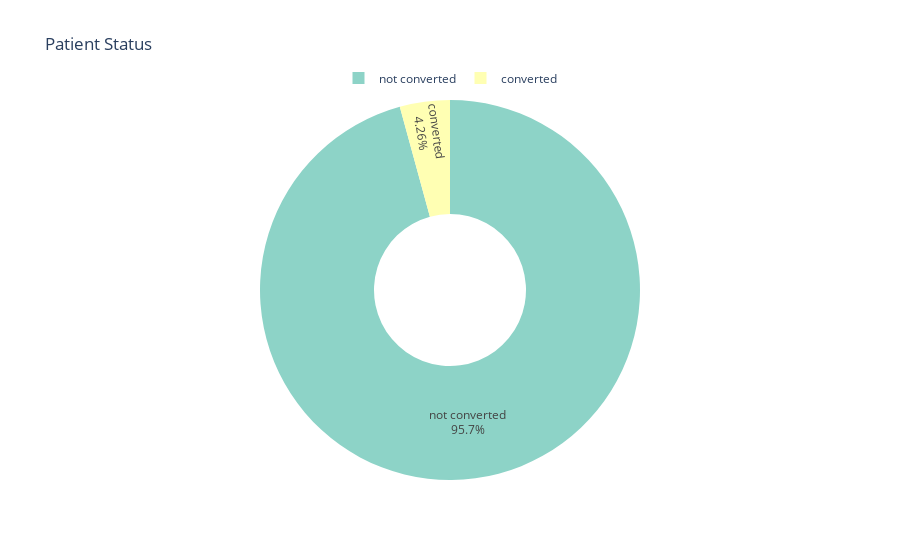

This figure's notebook cell:
### Code cell
import plotly.express as px
from plotly.offline import plot
def tvdist(df,tv,b):
    tv_value_count = df[tv].value_counts()
    colors = px.colors.qualitative.Set3
    print(tv)
    print(colors)
    hover_text = [f"{tv}: {status}<br>Count: {count}" for status, count in tv_value_count.items()]
    try:
        nms=[b[int(i)] for i in list(tv_value_count.index)]
    except:
        nms=[i for i in list(tv_value_count.index)]
    order_status_fig = px.pie(
        names=nms,
        values=tv_value_count.values,
        title=f'Patient Status',
        hole=0.4,
        labels={'label':tv, 'value':'Count'},
        color_discrete_sequence=colors,
    #     hover_data={tv: [b[i] for i in list(tv_value_count.index)], 'Count': tv_value_count.values},
        hover_name=nms,
    )

    order_status_fig.update_traces(
    textinfo='percent+label'

    )

    order_status_fig.update_layout(
        legend=dict(orientation="h", yanchor="bottom", y=1.02, xanchor="center", x=0.5),
    )
    order_status_fig.show()
    plot(order_status_fig, filename='tvdist.html')
        
    
tvdist(df,tv,['not converted','converted'])

### Figure 1 — Plotly figure (JSON) as saved in the notebook; plotly's stock layout.template omitted (floating-point values rounded to 4 significant figures)
{"data": [{"domain": {"x": [0, 1], "y": [0, 1]}, "hole": 0.4, "hovertemplate": "<b>%{hovertext}</b><br><br>label=%{label}<br>value=%{value}<extra></extra>", "hovertext": ["not converted", "converted"], "labels": ["not converted", "converted"], "legendgroup": "", "name": "", "showlegend": true, "textinfo": "percent+label", "type": "pie", "values": [3621, 161]}], "layout": {"autosize": true, "legend": {"orientation": "h", "tracegroupgap": 0, "x": 0.5, "xanchor": "center", "y": 1.02, "yanchor": "bottom"}, "piecolorway": ["rgb(141,211,199)", "rgb(255,255,179)", "rgb(190,186,218)", "rgb(251,128,114)", "rgb(128,177,211)", "rgb(253,180,98)", "rgb(179,222,105)", "rgb(252,205,229)", "rgb(217,217,217)", "rgb(188,128,189)", "rgb(204,235,197)", "rgb(255,237,111)"], "title": {"text": "Patient Status"}}}
